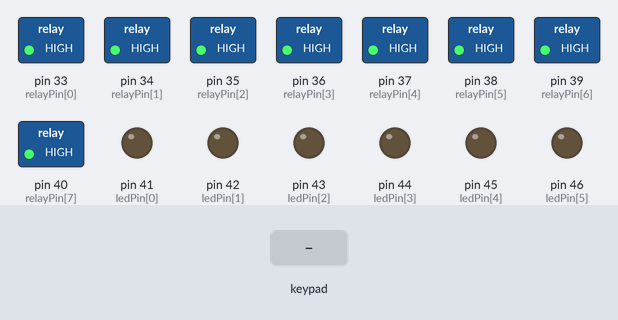
A sketch run on a simulated Arduino Mega 2560, built with avr-gcc and run on an emulated ATmega2560. Parts: switched loads named in the sketch (green lamp = pin HIGH), output pins drawn as LEDs (lit = HIGH). The test bench sets the inputs (shaded band). EEPROM starts erased; what the sketch prints to the serial monitor is not drawn.

Above: at 1.4 s.
1.5 s: key 'i' pressed
At 3.0 s:
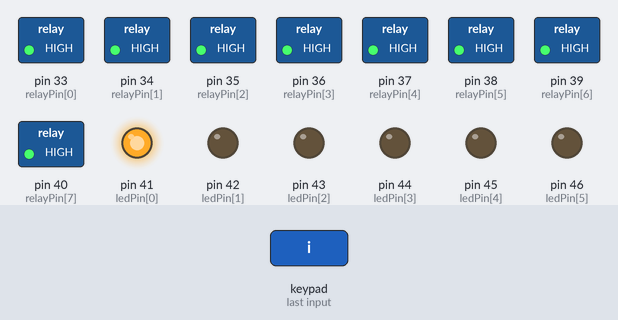
4.5 s: key 'r' pressed
At 4.9 s:
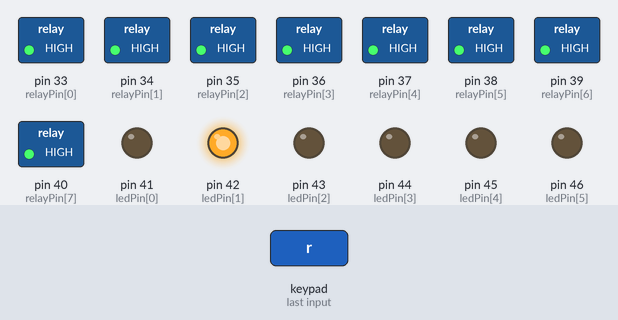
6.0 s: key 's' pressed
At 6.3 s:
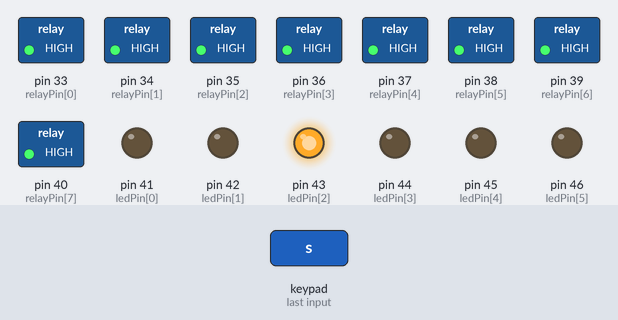
7.5 s: key 't' pressed
At 8.5 s:
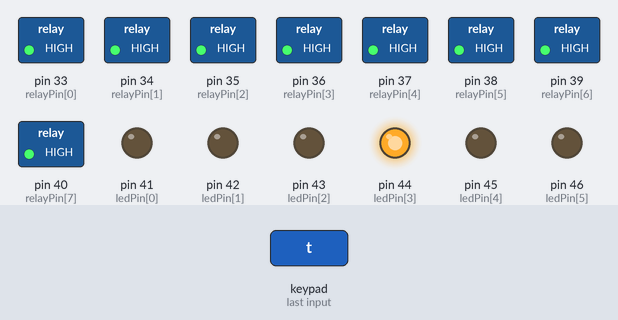
9.0 s: key 'u' pressed
At 9.9 s:
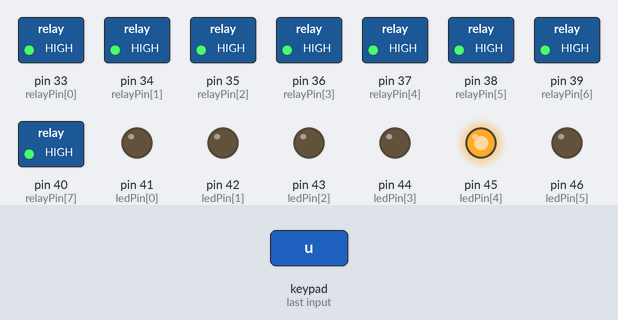
10.5 s: key 'v' pressed
At 10.8 s:
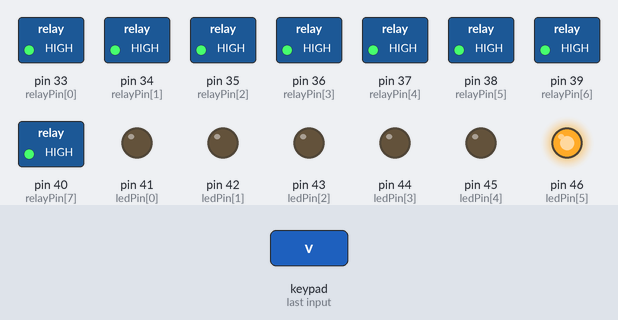
Timing chart, 0 to 13.0 s (numbered marks = the images above; inputs shaded):
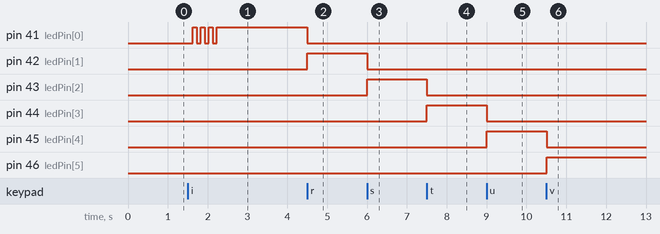

The sketch:

FKC3JJ2JDOV175X.ino
```cpp
//thid code url: https://www.instructables.com/Arduino-Programable-8-Pedal-Switcher/
//using arudio mega


#include <EEPROM.h>
#include <Keypad.h>
int numberOfPedal = 8; /*adapt this number to your needs = number of loop pedals */
const byte rows = 8; /*number of switches variable */
const byte cols = 3; /*the three mode of selector*/
char keys[rows][cols] = {
{'a','i','q'},
{'b','j','r'},
{'c','k','s'},
{'d','l','t'},
{'e','m','u'},
{'f','n','v'},
{'g','o','w'},
{'h','p','x'} /* {'y','z','0'}, {'1','2','3'}, {'*','%','!'} add more characters if needed */
};

byte rowPins[rows] = {22, 23, 24,25, 26,27, 28, 29}; /*switch pins 1 to 8 */
byte colPins[cols] = {30, 31, 32}; /*selector pins a to h/ i to p/ q to x */
Keypad keypad = Keypad(makeKeymap(keys), rowPins, colPins, rows, cols);
int relayPin[8] = {33,34,35,36,37,38,39,40};
int ledPin[8] = {41,42,43,44,45,46,47,48};
byte midiChannel = 0;
int i;
int readOut;

/******************************************************/

void setup()
{
  for(i=0; i<numberOfPedal; i++)
   {
    pinMode(relayPin[i], OUTPUT);
    pinMode(ledPin[i], OUTPUT);
    digitalWrite(relayPin[i],HIGH); //pullup all relay outputs in case off low level relayboard
   }
Serial.begin(31250); /* for midi communication - pin 1 TX */
delay(200);
}

/*********************************************************/

void midiProg(byte status, int data)
{
Serial.write(status);
Serial.write(data);
}
/*********************************************************/

void memory(int addr, int led)
{
  for(i=0; i<numberOfPedal; i++)
    {
      EEPROM.write((addr) + i, digitalRead(relayPin[i]));
      digitalWrite(ledPin[i], LOW);
    }
delay(100);
digitalWrite(ledPin[led], HIGH);
delay(100);
digitalWrite(ledPin[led], LOW);
delay(100);
digitalWrite(ledPin[led], HIGH);
delay(100);
digitalWrite(ledPin[led], LOW);
delay(100);
digitalWrite(ledPin[led], HIGH);
delay(100);
digitalWrite(ledPin[led], LOW);
delay(100);
digitalWrite(ledPin[led], HIGH);
}

/*********************************************************/

void writeOut(int relay)
{
  digitalWrite(relayPin[relay], !digitalRead(relayPin[relay]));
  digitalWrite(ledPin[relay], !digitalRead(relayPin[relay]));
}

/*********************************************************/

void readPreset(int addr, int pcNum, int led)
{
  for(i=0; i<numberOfPedal; i++)
  {
    digitalWrite(relayPin[i], EEPROM.read((addr)+i));
    digitalWrite(ledPin[i], LOW);
    digitalWrite(ledPin[led], HIGH);
   }
  midiProg(0xC0, pcNum +1); /* send midi change program 1 */
}

/******************************************************/

void loop()
{
char key = keypad.getKey();
if(key) // Check for a valid key.
  {
   switch (key)
    {
     case 'a': /* 'a' to 'h' for 8 pedals- adapt it to the number you needs */
      writeOut(0);
      break;
     case 'b':
      writeOut(1); /* (relay number,led number) */
      break;
     case 'c':
      writeOut(2);
      break;
     case 'd':
      writeOut(3);
      break;
     case 'e':
      writeOut(4);
      break;
     case 'f':
      writeOut(5);
      break;
     case 'g':
      writeOut(6);
      break;
     case 'h':
      writeOut(7);
      break;
/****************************** STORE PRESET MODE */
     case 'i': /* same remark as previous */
      memory(11,0);
      break;
     case 'j':
      memory(21,1); /* (EEPROM address, led) */
      break;
     case 'k':
      memory(31,2);
      break;
     case 'l':
      memory(41,3);
      break;
     case 'm':
      memory(51,4);
      break;
     case 'n':
      memory(61,5);
      break;
     case 'o':
      memory(71,6);
      break;
     case 'p':
      memory(81,7);
      break;
/****************************** READ PRESET MODE (EEProm address,PcNum,led number)*/
     case 'q':
      readPreset(11, 1, 0);
      break;
     case 'r':
      readPreset(21, 2, 1);
      break;
     case 's':
      readPreset(31, 3, 2);
      break;
     case 't':
      readPreset(41, 4, 3);
      break;
     case 'u':
      readPreset(51, 5, 4);
      break;
     case 'v':
      readPreset(61, 6, 5);
      break;
     case 'w':
      readPreset(71, 7, 6);
      break;
     case 'x':
      readPreset(81, 8, 7);
      break;
      }
    }
}
```

Measured:
- after the input at 1.5 s, pin 41 (ledPin[0]): alternates HIGH for 0.10 s and LOW for 0.10 s, 7 changes in all, then stays HIGH, starting after 0.13 s
- after the input at 4.5 s, pin 41 (ledPin[0]): HIGH → LOW at once; pin 42 (ledPin[1]): LOW → HIGH at once
- after the input at 6.0 s, pin 42 (ledPin[1]): HIGH → LOW at once; pin 43 (ledPin[2]): LOW → HIGH at once
- after the input at 7.5 s, pin 43 (ledPin[2]): HIGH → LOW at once; pin 44 (ledPin[3]): LOW → HIGH at once
- after the input at 9.0 s, pin 44 (ledPin[3]): HIGH → LOW at once; pin 45 (ledPin[4]): LOW → HIGH at once
- after the input at 10.5 s, pin 45 (ledPin[4]): HIGH → LOW at once; pin 46 (ledPin[5]): LOW → HIGH at once
